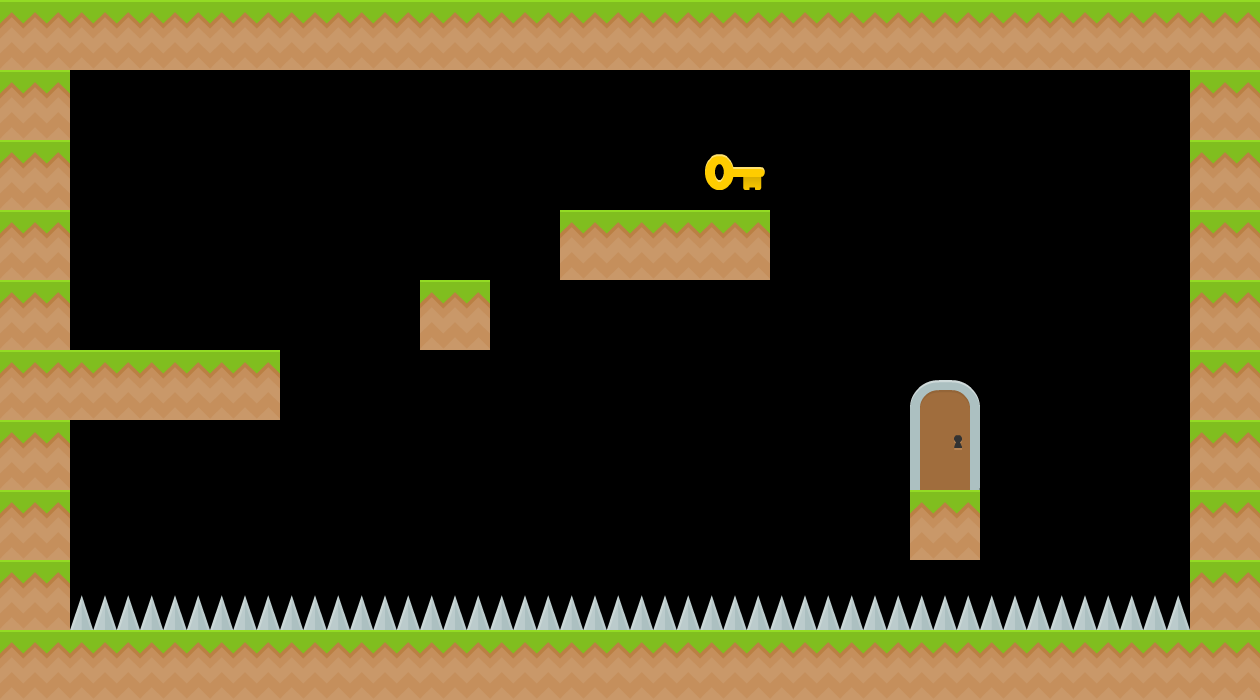

This game map was drawn from its Tiled (.tmx) file and the tilesets committed beside it. A one-line description and the full map source follow:
An orthogonal 18x10 tile map with 70x70 px tiles, 4 tile layers (Ground, Key, Door, Spike).

<map version="1.10" tiledversion="1.10.2" orientation="orthogonal" renderorder="right-down" width="18" height="10" tilewidth="70" tileheight="70" infinite="0" nextlayerid="5" nextobjectid="1">
 <tileset firstgid="1" name="platformer" tilewidth="70" tileheight="70" tilecount="6" columns="0">
  <grid orientation="orthogonal" width="1" height="1" />
  <tile id="0">
   <image width="70" height="70" source="assets/tiles/door_closedMid.png" />
  </tile>
  <tile id="1">
   <image width="70" height="70" source="assets/tiles/door_closedTop.png" />
  </tile>
  <tile id="2">
   <image width="70" height="70" source="assets/tiles/grassCenter.png" />
  </tile>
  <tile id="3">
   <image width="70" height="70" source="assets/tiles/grassMid.png" />
  </tile>
  <tile id="4">
   <image width="70" height="70" source="assets/tiles/spikes.png" />
  </tile>
  <tile id="5">
   <image width="70" height="70" source="assets/items/keyYellow.png" />
  </tile>
 </tileset>
 <layer id="1" name="Ground" width="18" height="10">
  <data encoding="csv">
4,4,4,4,4,4,4,4,4,4,4,4,4,4,4,4,4,4,
4,0,0,0,0,0,0,0,0,0,0,0,0,0,0,0,0,4,
4,0,0,0,0,0,0,0,0,0,0,0,0,0,0,0,0,4,
4,0,0,0,0,0,0,0,4,4,4,0,0,0,0,0,0,4,
4,0,0,0,0,0,4,0,0,0,0,0,0,0,0,0,0,4,
4,4,4,4,0,0,0,0,0,0,0,0,0,0,0,0,0,4,
4,0,0,0,0,0,0,0,0,0,0,0,0,0,0,0,0,4,
4,0,0,0,0,0,0,0,0,0,0,0,0,4,0,0,0,4,
4,0,0,0,0,0,0,0,0,0,0,0,0,0,0,0,0,4,
4,4,4,4,4,4,4,4,4,4,4,4,4,4,4,4,4,4
</data>
 </layer>
 <layer id="3" name="Key" width="18" height="10">
  <data encoding="csv">
0,0,0,0,0,0,0,0,0,0,0,0,0,0,0,0,0,0,
0,0,0,0,0,0,0,0,0,0,0,0,0,0,0,0,0,0,
0,0,0,0,0,0,0,0,0,0,6,0,0,0,0,0,0,0,
0,0,0,0,0,0,0,0,0,0,0,0,0,0,0,0,0,0,
0,0,0,0,0,0,0,0,0,0,0,0,0,0,0,0,0,0,
0,0,0,0,0,0,0,0,0,0,0,0,0,0,0,0,0,0,
0,0,0,0,0,0,0,0,0,0,0,0,0,0,0,0,0,0,
0,0,0,0,0,0,0,0,0,0,0,0,0,0,0,0,0,0,
0,0,0,0,0,0,0,0,0,0,0,0,0,0,0,0,0,0,
0,0,0,0,0,0,0,0,0,0,0,0,0,0,0,0,0,0
</data>
 </layer>
 <layer id="4" name="Door" width="18" height="10">
  <data encoding="csv">
0,0,0,0,0,0,0,0,0,0,0,0,0,0,0,0,0,0,
0,0,0,0,0,0,0,0,0,0,0,0,0,0,0,0,0,0,
0,0,0,0,0,0,0,0,0,0,0,0,0,0,0,0,0,0,
0,0,0,0,0,0,0,0,0,0,0,0,0,0,0,0,0,0,
0,0,0,0,0,0,0,0,0,0,0,0,0,0,0,0,0,0,
0,0,0,0,0,0,0,0,0,0,0,0,0,2,0,0,0,0,
0,0,0,0,0,0,0,0,0,0,0,0,0,1,0,0,0,0,
0,0,0,0,0,0,0,0,0,0,0,0,0,0,0,0,0,0,
0,0,0,0,0,0,0,0,0,0,0,0,0,0,0,0,0,0,
0,0,0,0,0,0,0,0,0,0,0,0,0,0,0,0,0,0
</data>
 </layer>
 <layer id="2" name="Spike" width="18" height="10">
  <data encoding="csv">
0,0,0,0,0,0,0,0,0,0,0,0,0,0,0,0,0,0,
0,0,0,0,0,0,0,0,0,0,0,0,0,0,0,0,0,0,
0,0,0,0,0,0,0,0,0,0,0,0,0,0,0,0,0,0,
0,0,0,0,0,0,0,0,0,0,0,0,0,0,0,0,0,0,
0,0,0,0,0,0,0,0,0,0,0,0,0,0,0,0,0,0,
0,0,0,0,0,0,0,0,0,0,0,0,0,0,0,0,0,0,
0,0,0,0,0,0,0,0,0,0,0,0,0,0,0,0,0,0,
0,0,0,0,0,0,0,0,0,0,0,0,0,0,0,0,0,0,
0,5,5,5,5,5,5,5,5,5,5,5,5,5,5,5,5,0,
0,0,0,0,0,0,0,0,0,0,0,0,0,0,0,0,0,0
</data>
 </layer>
</map>
